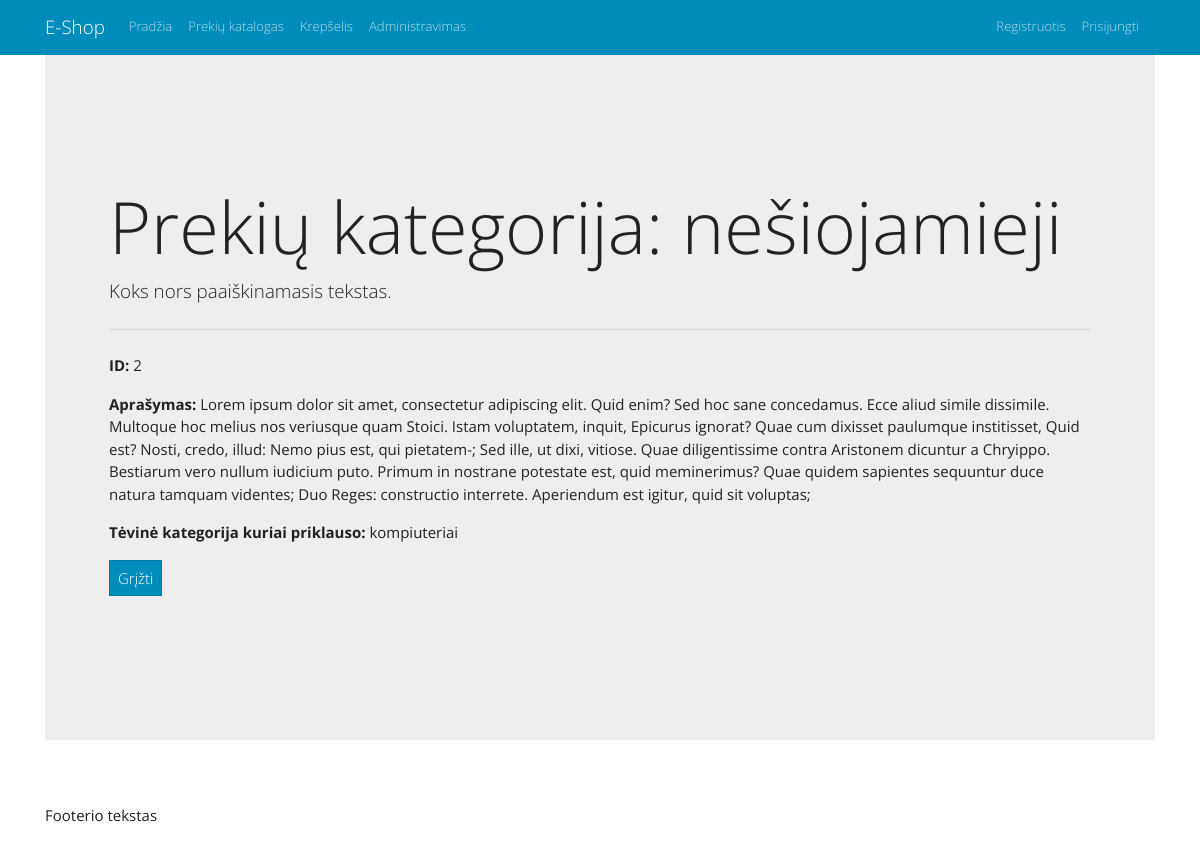
Page /views/admin/categories/view.php?id=2 on the committed database.
### tables this page shows
CREATE TABLE `categories` (
  `id` int(10) UNSIGNED NOT NULL,
  `title` varchar(45) NOT NULL,
  `description` longtext,
  `parent_category_id` int(10) UNSIGNED DEFAULT NULL
);

### views/admin/categories/view.php (the view)
<?php include("../../../header.php"); ?>
<?php
    $id = $_GET['id'];
    $sql = "SELECT `id`, `title`, `description`, `parent_category_id` FROM `categories` WHERE `id`=$id";
    $result = $conn->query($sql);
    if ($result->num_rows > 0) {
        $category = $result->fetch_assoc();
        ?>
            <h1 class="display-3">Prekių kategorija: <?php echo $category['title']; ?></h1>
            <p class="lead">Koks nors paaiškinamasis tekstas.</p>
            <hr class="my-4">
            <p><strong>ID:</strong> <?php echo $category['id']; ?></p>
            <p><strong>Aprašymas:</strong> <?php echo $category['description']; ?></p>
            <?php
            if (!(empty($category['parent_category_id']) || $category['parent_category_id'] == 0)) {
                $parentId = $category['parent_category_id'];
                $sql = "SELECT title FROM categories WHERE id=$parentId";
                $parentResults = $conn->query($sql);
                if ($parentResults->num_rows > 0) {
                    $parent = $parentResults->fetch_assoc();
                    ?>
                        <p><strong>Tėvinė kategorija kuriai priklauso:</strong> <?php echo $parent['title']; ?></p>
                    <?php
                }
            }
            ?>
            <p><a href="index.php" class="btn btn-primary">Grįžti</a></p>
        <?php
    } else {
        header("Location: ../../not-found.php");
    }
?>
<?php include("../../../footer.php"); ?>

### rows in the picture
categories: title "nešiojamieji", id "2", description "Lorem ipsum dolor sit amet, consectetur adipiscing elit. Quid enim? Sed hoc sane concedamus. Ecce aliud simile dissimile. Multoque hoc melius nos veriusque quam Stoici. Istam voluptatem, inquit, Epicurus ignorat? Quae cum dixisset paulumque institisset, Quid est? Nosti, credo, illud: Nemo pius est, qui pietatem-; Sed ille, ut dixi, vitiose. Quae diligentissime contra Aristonem dicuntur a Chryippo. Bestiarum vero nullum iudicium puto. Primum in nostrane potestate est, quid meminerimus? Quae quidem sapientes sequuntur duce natura tamquam videntes; Duo Reges: constructio interrete. Aperiendum est igitur, quid sit voluptas;"
categories: title "kompiuteriai"
